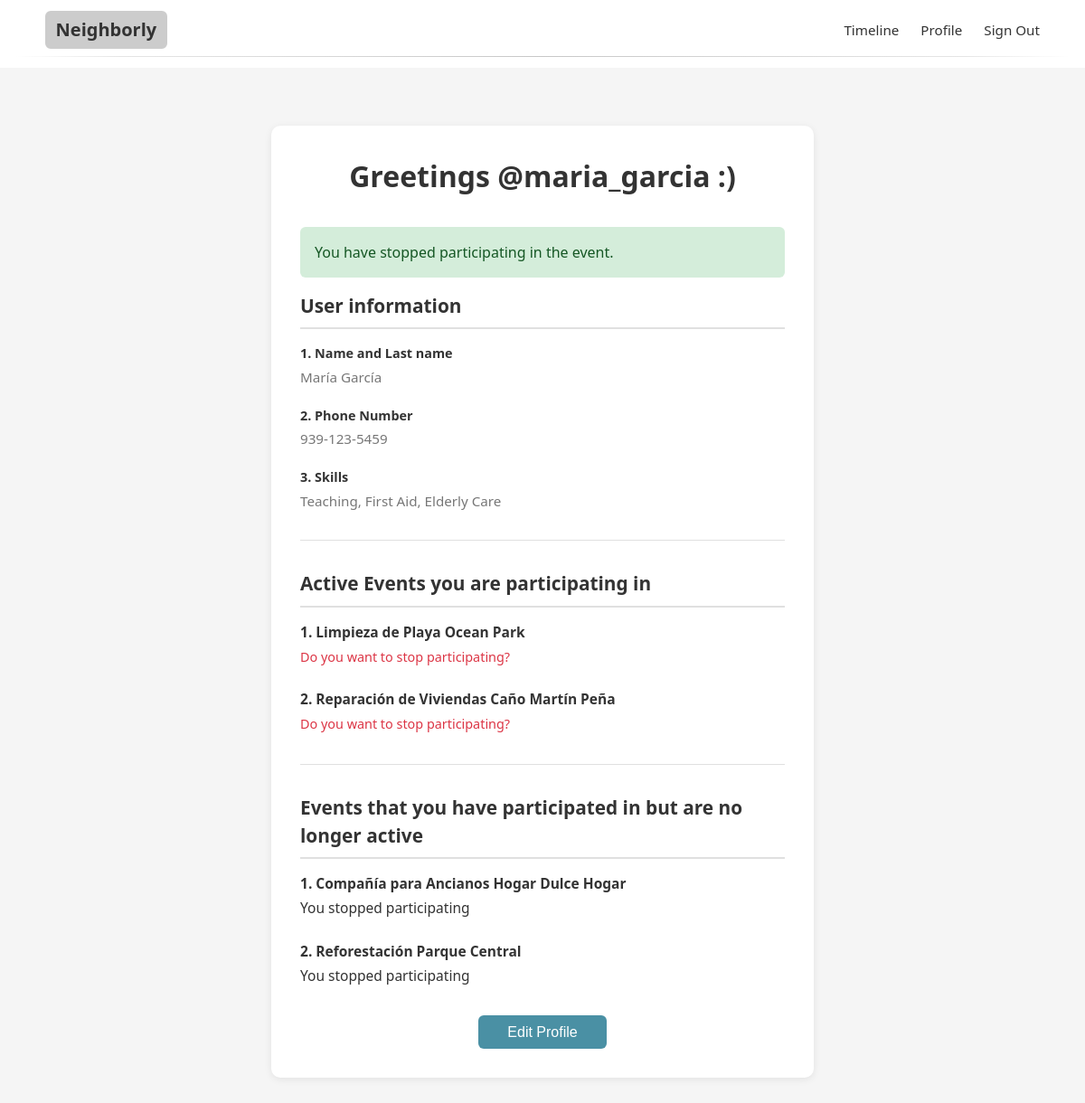
/pages/volunteer_profile.php?stopped=1 (signed in), run on the app's committed database.
### tables this page shows
CREATE TABLE `volunteers` (
  `user_id` int NOT NULL,
  `first_name` varchar(64) DEFAULT NULL,
  `last_name` varchar(64) DEFAULT NULL,
  `bio` text,
  PRIMARY KEY (`user_id`),
  CONSTRAINT `volunteers_ibfk_1` FOREIGN KEY (`user_id`) REFERENCES `users` (`user_id`) ON DELETE CASCADE
);

CREATE TABLE `users` (
  `user_id` int NOT NULL AUTO_INCREMENT,
  `username` varchar(25) NOT NULL,
  `password_hash` varchar(64) NOT NULL,
  `email` varchar(254) DEFAULT NULL,
  `role` enum('volunteer','organizer','admin') NOT NULL,
  `phone` varchar(15) DEFAULT NULL,
  `location` varchar(100) DEFAULT NULL,
  `created_at` timestamp NULL DEFAULT CURRENT_TIMESTAMP,
  `updated_at` timestamp NULL DEFAULT CURRENT_TIMESTAMP ON UPDATE CURRENT_TIMESTAMP,
  PRIMARY KEY (`user_id`),
  UNIQUE KEY `username` (`username`)
);

CREATE TABLE `event_attendees` (
  `event_id` int NOT NULL,
  `volunteer_id` int NOT NULL,
  `signup_timestamp` timestamp NULL DEFAULT CURRENT_TIMESTAMP,
  `status` enum('registered','attended','cancelled') DEFAULT 'registered',
  PRIMARY KEY (`event_id`,`volunteer_id`),
  KEY `idx_event_attendees_volunteer` (`volunteer_id`),
  CONSTRAINT `event_attendees_ibfk_1` FOREIGN KEY (`event_id`) REFERENCES `events` (`event_id`) ON DELETE CASCADE,
  CONSTRAINT `event_attendees_ibfk_2` FOREIGN KEY (`volunteer_id`) REFERENCES `volunteers` (`user_id`) ON DELETE CASCADE
);

CREATE TABLE `events` (
  `event_id` int NOT NULL AUTO_INCREMENT,
  `organizer_id` int NOT NULL,
  `title` varchar(255) NOT NULL,
  `description` text NOT NULL,
  `image_url` varchar(1000) DEFAULT NULL,
  `location` varchar(255) NOT NULL,
  `start_date` datetime NOT NULL,
  `end_date` datetime NOT NULL,
  `slots_available` int NOT NULL,
  `is_approved` tinyint(1) DEFAULT '0',
  `status` enum('active','cancelled','completed') DEFAULT 'active',
  `created_at` timestamp NULL DEFAULT CURRENT_TIMESTAMP,
  `updated_at` timestamp NULL DEFAULT CURRENT_TIMESTAMP ON UPDATE CURRENT_TIMESTAMP,
  PRIMARY KEY (`event_id`),
  KEY `idx_events_dates` (`start_date`,`end_date`),
  KEY `idx_events_location` (`location`),
  KEY `idx_events_organizer` (`organizer_id`),
  KEY `idx_events_approved` (`is_approved`),
  CONSTRAINT `events_ibfk_1` FOREIGN KEY (`organizer_id`) REFERENCES `organizers` (`user_id`) ON DELETE CASCADE
);

### pages/volunteer_profile.php (the view, shortened to what this page needs)
<?php
$pdo = connect_to_database();
$userId = $_SESSION['user_id'];
$editMode = isset($_GET['edit']) && $_GET['edit'] === 'true';
$stmt = $pdo->prepare("
    SELECT u.username, u.email, u.phone, u.location, v.first_name, v.last_name, v.bio
    FROM users u
    JOIN volunteers v ON u.user_id = v.user_id
    WHERE u.user_id = :user_id
");
$stmt->execute(['user_id' => $userId]);
$volunteer = $stmt->fetch(PDO::FETCH_ASSOC);
$stmt = $pdo->prepare("
    SELECT s.skill_id, s.skill_name
    FROM user_skills us
    JOIN skills s ON us.skill_id = s.skill_id
    WHERE us.user_id = :user_id
");
$stmt->execute(['user_id' => $userId]);
$volunteerSkills = $stmt->fetchAll(PDO::FETCH_ASSOC);
$stmt = $pdo->prepare("SELECT skill_id, skill_name FROM skills ORDER BY skill_name");
$stmt->execute();
$allSkills = $stmt->fetchAll(PDO::FETCH_ASSOC);
$stmt = $pdo->prepare("
    SELECT e.event_id, e.title, ea.status
    FROM event_attendees ea
    JOIN events e ON ea.event_id = e.event_id
    WHERE ea.volunteer_id = :volunteer_id
    AND e.status = 'active'
    AND ea.status = 'registered'
    ORDER BY e.start_date
");
$stmt->execute(['volunteer_id' => $userId]);
$activeEvents = $stmt->fetchAll(PDO::FETCH_ASSOC);
$stmt = $pdo->prepare("
    SELECT e.event_id, e.title, e.status AS event_status, ea.status AS attendee_status
    FROM event_attendees ea
    JOIN events e ON ea.event_id = e.event_id
    WHERE ea.volunteer_id = :volunteer_id
    AND (
        e.status = 'completed'
        OR e.status = 'cancelled'
        OR ea.status = 'cancelled'
    )
    AND NOT (e.status = 'active' AND ea.status = 'registered')
    ORDER BY e.start_date DESC
");
$stmt->execute(['volunteer_id' => $userId]);
$pastEvents = $stmt->fetchAll(PDO::FETCH_ASSOC);
?>
<?php if (!$editMode): ?>
    <div class="profile-container">
        <div class="profile-greeting">
            <h1>Greetings @<?php echo htmlspecialchars($volunteer['username']); ?> :)</h1>
        </div>
        <?php if (isset($_GET['stopped'])): ?>
            <div style="background: #d4edda; color: #155724; padding: 1rem; border-radius: 6px; margin-bottom: 1rem;">
                You have stopped participating in the event.
            </div>
        <?php endif; ?>
        <div class="profile-section">
            <h2>User information</h2>
            <div class="profile-field">
                <strong>1. Name and Last name</strong>
                <p><?php echo !empty($volunteer['first_name']) && !empty($volunteer['last_name'])
                    ? htmlspecialchars($volunteer['first_name'] . ' ' . $volunteer['last_name'])
                    : 'No name provided'; ?></p>
            </div>
            <div class="profile-field">
                <strong>2. Phone Number</strong>
                <p><?php echo !empty($volunteer['phone'])
                    ? htmlspecialchars($volunteer['phone'])
                    : 'No phone number provided'; ?></p>
            </div>
            <div class="profile-field">
                <strong>3. Skills</strong>
                <p><?php
                    if (!empty($volunteerSkills)) {
                        $skillNames = array_map(function($skill) {
                            return htmlspecialchars($skill['skill_name']);
                        }, $volunteerSkills);
                        echo implode(', ', $skillNames);
                    } else {
                        echo 'No skills listed';
                    }
                ?></p>
            </div>
        </div>
        <hr class="profile-divider">
        <div class="profile-section">
            <h2>Active Events you are participating in</h2>
            <?php if (empty($activeEvents)): ?>
                <p class="empty-state">No active events</p>
            <?php else: ?>
                <?php foreach ($activeEvents as $index => $event): ?>
                    <div class="event-item">
                        <p><strong><?php echo ($index + 1) . '. ' . htmlspecialchars($event['title']); ?></strong></p>
                        <p><a href="volunteer_profile.php?stop_event=<?php echo $event['event_id']; ?>"
                              onclick="return confirm('Are you sure you want to stop participating in this event?');">
                              Do you want to stop participating?
                           </a></p>
                    </div>
                <?php endforeach; ?>
            <?php endif; ?>
        </div>
        <hr class="profile-divider">
        <div class="profile-section">
            <h2>Events that you have participated in but are no longer active</h2>
            <?php if (empty($pastEvents)): ?>
                <p class="empty-state">No past events</p>
            <?php else: ?>
                <?php foreach ($pastEvents as $index => $event): ?>
                    <div class="event-item">
                        <p><strong><?php echo ($index + 1) . '. ' . htmlspecialchars($event['title']); ?></strong></p>
                        <p>
                            <?php if ($event['event_status'] === 'completed' && $event['attendee_status'] === 'registered'): ?>
                                Event Completed
                            <?php elseif ($event['event_status'] === 'cancelled'): ?>
                                Event Cancelled
                            <?php elseif ($event['attendee_status'] === 'cancelled'): ?>
                                You stopped participating
                            <?php endif; ?>
                        </p>
                    </div>
                <?php endforeach; ?>
            <?php endif; ?>
        </div>
        <div class="profile-actions">
            <a href="volunteer_profile.php?edit=true">
                <button type="button" class="btn">Edit Profile</button>
            </a>
        </div>
    </div>
<?php endif; ?>
<?php
include "base.php";
?>

### static/css/style.css (style rules this page uses)
:root { --color-bg: #F5F5F5; --color-surface: #FFFFFF; --color-text: #333333; --color-muted: #777777; --color-link: #4A90A4; --color-link-hover: #205B8C; }
*, *::before, *::after { box-sizing: border-box; }
body { margin: 0; padding: 0; background: var(--color-bg); color: var(--color-text); font-family: system-ui, -apple-system, BlinkMacSystemFont, "Segoe UI", sans-serif; font-size: 16px; line-height: 1.5; }
h1, h2, h3, h4, h5, h6 { font-weight: 600; margin-top: 0; color: var(--color-text); }
h1 { font-size: 2rem; margin-bottom: 0.75rem; }
h2 { font-size: 1.5rem; margin-bottom: 0.6rem; }
p { margin: 0 0 0.75rem; font-size: 0.97rem; }
a { color: var(--color-link); text-decoration: none; }
.btn { display: inline-block; border: none; border-radius: 6px; padding: 0.5rem 0.9rem; font-size: 0.95rem; cursor: pointer; background: var(--color-link); color: #fff; }
.profile-container { max-width: 600px; margin: 0 auto; background: var(--color-surface); padding: 2rem; border-radius: 10px; box-shadow: 0 2px 8px rgba(0, 0, 0, 0.08); }
.profile-greeting { text-align: center; margin-bottom: 2rem; }
.profile-section { margin-bottom: 2rem; }
.profile-section h2 { font-size: 1.3rem; margin-bottom: 1rem; padding-bottom: 0.5rem; border-bottom: 2px solid #e0e0e0; }
.profile-field { margin-bottom: 1.25rem; }
.profile-field strong { display: block; margin-bottom: 0.25rem; font-size: 0.9rem; color: var(--color-text); }
.profile-field p { margin: 0; color: var(--color-muted); font-size: 0.95rem; }
.profile-divider { border: none; border-top: 1px solid #e0e0e0; margin: 2rem 0; }
.event-item { margin-bottom: 1.5rem; }
.event-item p:first-child { margin-bottom: 0.25rem; }
.event-item a { color: #dc3545; font-size: 0.9rem; }
.profile-actions { text-align: center; margin-top: 2rem; }
.profile-actions a { text-decoration: none; }
.profile-actions button { padding: 0.6rem 2rem; font-size: 1rem; }

### data on the page
volunteers: user_id.username "maria_garcia", first_name+last_name "María García", user_id.phone "939-123-5459"
event_attendees: event.title "Limpieza de Playa Ocean Park"
event_attendees: event.title "Reparación de Viviendas Caño Martín Peña"
event_attendees: event.title "Compañía para Ancianos Hogar Dulce Hogar", status "You stopped participating"
event_attendees: event.title "Reforestación Parque Central", status "You stopped participating"

### other printed values
implode(', ', $skillNames) "Teaching, First Aid, Elderly Care"
